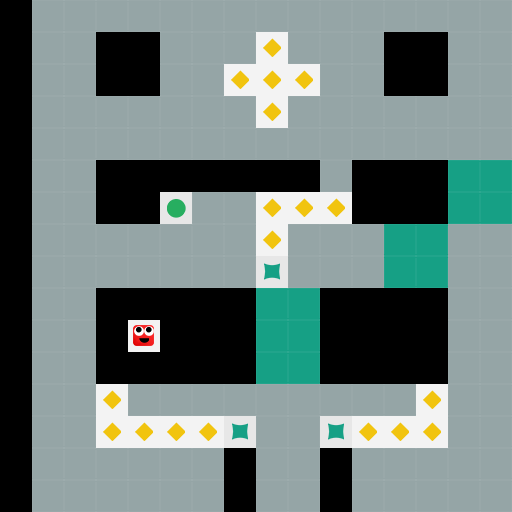

Tiled map render using the project's own tile images. Description and the whole map definition, tile-layer contents included, below:
An orthogonal 16x16 tile map with 32x32 px tiles, 1 tile layer (mainlevel) and 14 objects.

<map version="1.0" orientation="orthogonal" renderorder="right-down" width="16" height="16" tilewidth="32" tileheight="32" nextobjectid="47">
 <tileset firstgid="1" name="levelEditor" tilewidth="32" tileheight="32" tilecount="64">
  <image source="levelEditor.png" width="256" height="256" />
 </tileset>
 <layer name="mainlevel" width="16" height="16">
  <data encoding="csv">
0,2,2,2,2,2,2,2,2,2,2,2,2,2,2,2,
0,2,2,0,0,2,2,2,16,2,2,2,0,0,2,2,
0,2,2,0,0,2,2,16,16,16,2,2,0,0,2,2,
0,2,2,2,2,2,2,2,16,2,2,2,2,2,2,2,
0,2,2,2,2,2,2,2,2,2,2,2,2,2,2,2,
0,2,2,0,0,0,0,0,0,0,2,0,0,0,3,3,
0,2,2,0,0,9,2,2,16,16,16,0,0,0,3,3,
0,2,2,2,2,2,2,2,16,2,2,2,3,3,2,2,
0,2,2,2,2,2,2,2,11,2,2,2,3,3,2,2,
0,2,2,0,0,0,0,0,3,3,0,0,0,0,2,2,
0,2,2,0,1,0,0,0,3,3,0,0,0,0,2,2,
0,2,2,0,0,0,0,0,3,3,0,0,0,0,2,2,
0,2,2,16,2,2,2,2,2,2,2,2,2,16,2,2,
0,2,2,16,16,16,16,11,2,2,11,16,16,16,2,2,
0,2,2,2,2,2,2,0,2,2,0,2,2,2,2,2,
0,2,2,2,2,2,2,0,2,2,0,2,2,2,2,2
</data>
 </layer>
 <objectgroup name="ConnectLayer">
  <object id="33" x="238" y="429">
   <polyline points="0,0 29,-64" />
  </object>
  <object id="34" x="238" y="433">
   <polyline points="0,0 31,-100" />
  </object>
  <object id="35" x="236" y="434">
   <polyline points="0,0 33,-131" />
  </object>
  <object id="36" x="239" y="430">
   <polyline points="0,0 65,-65" />
  </object>
  <object id="37" x="236" y="432">
   <polyline points="0,0 66,-97" />
  </object>
  <object id="38" x="236" y="427">
   <polyline points="0,0 70,-128" />
  </object>
  <object id="39" x="337" y="432">
   <polyline points="0,0 64,-164" />
  </object>
  <object id="40" x="333" y="432">
   <polyline points="0,0 67,-192" />
  </object>
  <object id="41" x="336" y="430">
   <polyline points="0,0 91,-162" />
  </object>
  <object id="42" x="336" y="432">
   <polyline points="0,0 94,-193" />
  </object>
  <object id="43" x="270" y="272">
   <polyline points="0,0 195,-67" />
  </object>
  <object id="44" x="271" y="267">
   <polyline points="0,0 192,-94" />
  </object>
  <object id="45" x="266" y="274">
   <polyline points="0,0 227,-67" />
  </object>
  <object id="46" x="268" y="273">
   <polyline points="0,0 230,-98" />
  </object>
 </objectgroup>
</map>
